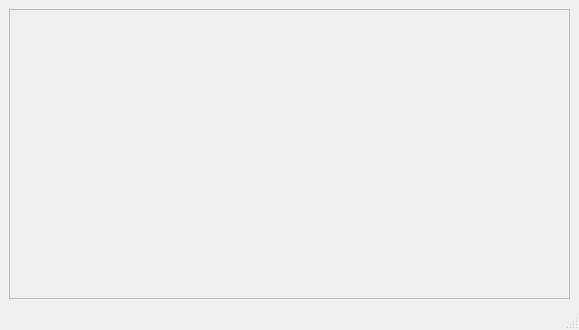
<?xml version="1.0" encoding="UTF-8"?>
<ui version="4.0">
 <class>PreviewWindowBase</class>
 <widget class="QMainWindow" name="PreviewWindowBase">
  <property name="geometry">
   <rect>
    <x>0</x>
    <y>0</y>
    <width>579</width>
    <height>330</height>
   </rect>
  </property>
  <property name="windowTitle">
   <string>MainWindow</string>
  </property>
  <widget class="QWidget" name="centralwidget">
   <layout class="QGridLayout">
    <property name="leftMargin">
     <number>9</number>
    </property>
    <property name="topMargin">
     <number>9</number>
    </property>
    <property name="rightMargin">
     <number>9</number>
    </property>
    <property name="bottomMargin">
     <number>9</number>
    </property>
    <property name="spacing">
     <number>6</number>
    </property>
    <item row="0" column="0">
     <widget class="QFrame" name="frameMap">
      <property name="frameShape">
       <enum>QFrame::StyledPanel</enum>
      </property>
      <property name="frameShadow">
       <enum>QFrame::Raised</enum>
      </property>
     </widget>
    </item>
   </layout>
  </widget>
  <widget class="QStatusBar" name="statusbar"/>
  <action name="mpActionZoomIn">
   <property name="icon">
    <iconset resource="resources.qrc">
     <normaloff>:/mActionZoomIn.png</normaloff>:/mActionZoomIn.png</iconset>
   </property>
   <property name="text">
    <string>Zoom In</string>
   </property>
  </action>
  <action name="mpActionZoomOut">
   <property name="icon">
    <iconset resource="resources.qrc">
     <normaloff>:/mActionZoomOut.png</normaloff>:/mActionZoomOut.png</iconset>
   </property>
   <property name="text">
    <string>Zoom Out</string>
   </property>
  </action>
  <action name="mpActionPan">
   <property name="icon">
    <iconset resource="resources.qrc">
     <normaloff>:/mActionPan.png</normaloff>:/mActionPan.png</iconset>
   </property>
   <property name="text">
    <string>Pan</string>
   </property>
  </action>
  <action name="mpActionAddLayer">
   <property name="icon">
    <iconset resource="resources.qrc">
     <normaloff>:/mActionAddLayer.png</normaloff>:/mActionAddLayer.png</iconset>
   </property>
   <property name="text">
    <string>Add Layer</string>
   </property>
  </action>
 </widget>
 <resources>
  <include location="resources.qrc"/>
 </resources>
 <connections/>
</ui>
